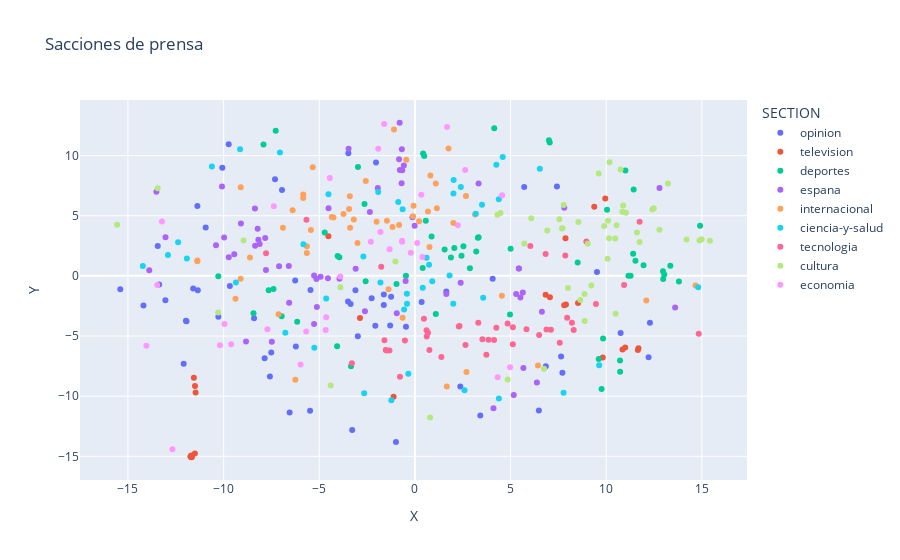

Notebook code for this chart:
### Code cell
import plotly.express as px
df = px.data.tips()
fig = px.scatter(two_dimensional_songs, x="X", y="Y", color="SECTION",
                 title="Sacciones de prensa")

fig.show()
